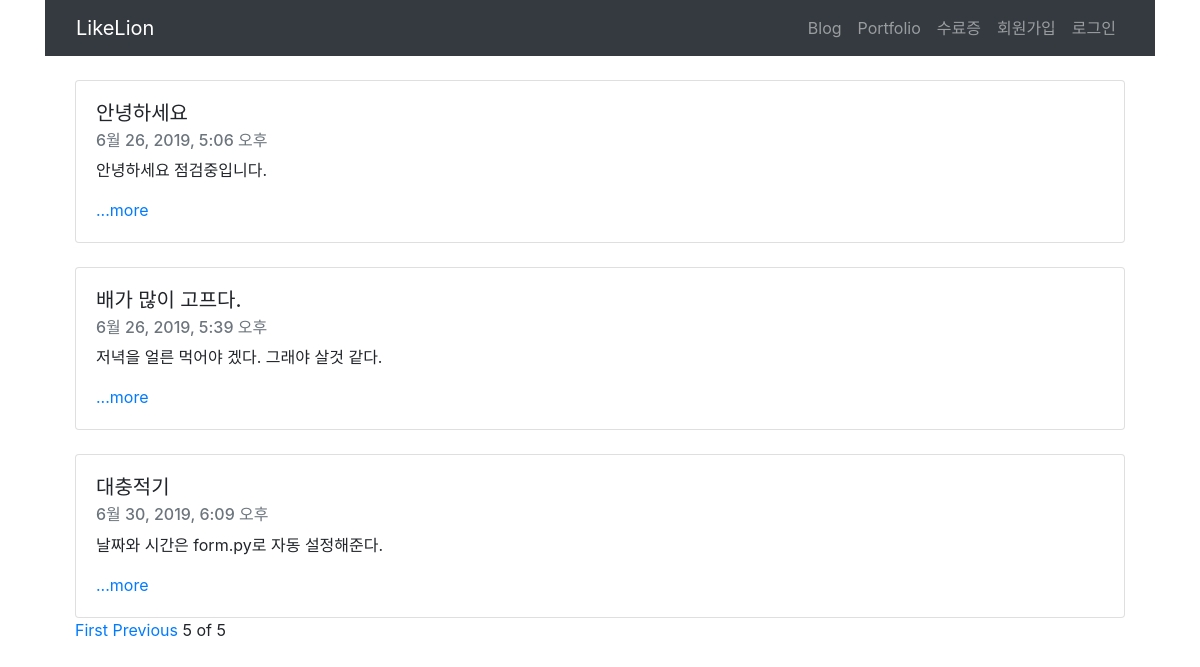
The app's page /?page=5 with its own data.
### blog/models.py (models this page shows, shortened)
class Blog(models.Model):
    title = models.CharField(max_length=200) # 제목 길이 할당
    pub_date = models.DateTimeField('date published') # 시간과 관련된 함수를 쓰고
    body = models.TextField() # 엄청 긴글을 쓸수 있는 박스
    def summary(self):
        return self.body[:100] # body 의 변수에 넣어서 100글자까지 기입만 되게 작성하여라

### blog/views.py (the view)
# urls.py: path('',blog.views.home, name = 'home'),
def home(request):
    blogs = Blog.objects
    blog_list=Blog.objects.all()
    paginator = Paginator(blog_list,3)
    page = request.GET.get('page')
    posts = paginator.get_page(page)
    return render(request,'blog/home.html', {'blogs':blogs,'posts':posts})

### blog/templates/blog/home.html (shortened to what this page needs)
{% extends 'base.html' %}
{% block content %}
    <div class = 'container'>
        {% for blog in posts %}
        <br>
        <div class="card">
            <div class="card-body">
                <h5 class="card-title">{{blog.title}}</h5>
                <h6 class="card-subtitle mb-2 text-muted">{{blog.pub_date}}</h6>
                <p class="card-text">{{blog.summary}}</p>
                <a href="{%url 'detail' blog.id%}" class="card-link">...more</a>
            </div>
        </div>
        {%endfor%}
        {%if posts.has_previous%}
        <a href="?page=1">First</a>
        <a href="?page={{posts.previous_page_number}}">Previous</a>
        {%endif%}
        <span>{{posts.number}}</span>
        <span>of</span>
        <span>{{posts.paginator.num_pages}}</span>
    </div>
{% endblock %}

### records on screen
Blog: title "안녕하세요", pub_date "6월 26, 2019, 5:06 오후", summary "안녕하세요 점검중입니다."
Blog: title "배가 많이 고프다.", pub_date "6월 26, 2019, 5:39 오후", summary "저녁을 얼른 먹어야 겠다. 그래야 살것 같다."
Blog: title "대충적기", pub_date "6월 30, 2019, 6:09 오후", summary "날짜와 시간은 form.py로 자동 설정해준다."

### other values on screen
{{ posts.number }} "5"
{{ posts.paginator.num_pages }} "5"
